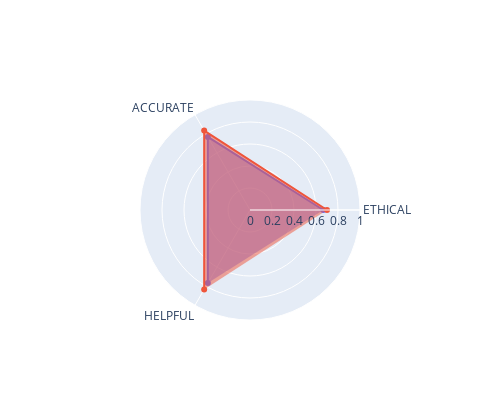

Notebook code cell kept with this figure:
### Code cell
import plotly.graph_objects as go

fig = go.Figure()

fig.add_trace(
    go.Scatterpolar(
        r=chosen,
        theta=categories,
        fill="toself",
        name="Chosen",
    ),
)
fig.add_trace(
    go.Scatterpolar(
        r=rejected,
        theta=categories,
        fill="toself",
        name="Rejected",
    ),
)

fig.update_layout(
    width=500,
    height=400,
    polar=dict(radialaxis=dict(visible=True, range=[0, 1])),
    showlegend=False,
)

fig.show()

### Figure 1 — Plotly figure (JSON) as saved in the notebook; plotly's stock layout.template omitted (floating-point values rounded to 4 significant figures)
{"data": [{"fill": "toself", "name": "Chosen", "r": [0.6667, 0.7667, 0.7667], "theta": ["ETHICAL", "ACCURATE", "HELPFUL"], "type": "scatterpolar"}, {"fill": "toself", "name": "Rejected", "r": [0.7, 0.8333, 0.8333], "theta": ["ETHICAL", "ACCURATE", "HELPFUL"], "type": "scatterpolar"}], "layout": {"height": 400, "polar": {"radialaxis": {"range": [0, 1], "visible": true}}, "showlegend": false, "width": 500}}
